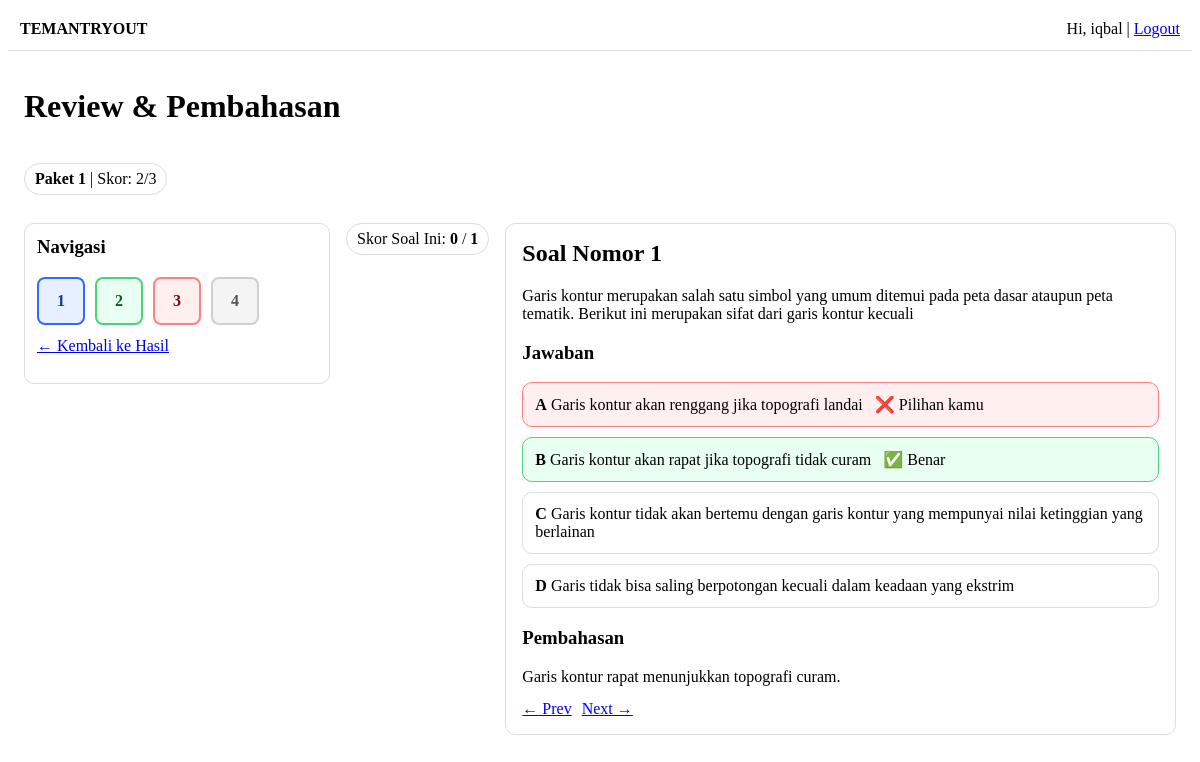
Screenshot of /attempts/11/review/ (signed in) with the database file from the repository.
### exam/models.py (models this page shows, shortened)
class Attempt(models.Model):
    class Mode(models.TextChoices):
        TRYOUT = "TRYOUT", "Tryout"
        LEARN = "LEARN", "Learn"
    class Status(models.TextChoices):
        IN_PROGRESS = "IN_PROGRESS", "In Progress"
        SUBMITTED = "SUBMITTED", "Submitted"
        EXPIRED = "EXPIRED", "Expired"
    user = models.ForeignKey(settings.AUTH_USER_MODEL, on_delete=models.CASCADE, related_name="attempts")
    package = models.ForeignKey(Package, on_delete=models.CASCADE, related_name="attempts")
    mode = models.CharField(max_length=10, choices=Mode.choices, default=Mode.TRYOUT)
    status = models.CharField(max_length=15, choices=Status.choices, default=Status.IN_PROGRESS)
    started_at = models.DateTimeField(auto_now_add=True)
    submitted_at = models.DateTimeField(null=True, blank=True)
    duration_seconds = models.PositiveIntegerField(default=90 * 60)  # snapshot dari package
    elapsed_seconds = models.PositiveIntegerField(default=0)  # khusus mode LEARN (pauseable)
    current_index = models.PositiveIntegerField(default=0)  # untuk resume ke nomor terakhir dibuka
    created_at = models.DateTimeField(auto_now_add=True)
    class Meta:
        ordering = ["-created_at"]
    score = models.IntegerField(default=0)
    max_score = models.IntegerField(default=0)

class Package(models.Model):
    category = models.ForeignKey(ExamCategory, on_delete=models.PROTECT, related_name="packages")
    title = models.CharField(max_length=200)
    slug = models.SlugField(max_length=220, unique=True, blank=True)
    description = models.TextField(blank=True)
    is_paid = models.BooleanField(default=False)
    price = models.PositiveIntegerField(default=0)  # rupiah (opsional, MVP)
    duration_minutes = models.PositiveIntegerField(default=90)
    is_active = models.BooleanField(default=True)
    order_index = models.PositiveIntegerField(default=0)
    created_at = models.DateTimeField(auto_now_add=True)
    class Meta:
        ordering = ["order_index", "title"]

class Question(models.Model):
    class ContentType(models.TextChoices):
        TEXT = "TEXT", "Text"
        IMAGE = "IMAGE", "Image"
        AUDIO = "AUDIO", "Audio"
        MIXED = "MIXED", "Mixed"  # text + image/audio
    class AnswerType(models.TextChoices):
        SINGLE = "SINGLE", "Single Choice"
        MULTI = "MULTI", "Multiple Choice"
        TRUE_FALSE = "TRUE_FALSE", "True/False"
        WEIGHTED = "WEIGHTED", "Weighted (points per option)"
    package = models.ForeignKey(Package, on_delete=models.CASCADE, related_name="questions")
    section = models.ForeignKey(Section, on_delete=models.SET_NULL, null=True, blank=True, related_name="questions")
    order_index = models.PositiveIntegerField(default=0)
    content_type = models.CharField(max_length=10, choices=ContentType.choices, default=ContentType.TEXT)
    answer_type = models.CharField(max_length=15, choices=AnswerType.choices, default=AnswerType.SINGLE)
    stem = models.TextField()  # teks pertanyaan
    image = models.ImageField(upload_to="questions/images/", null=True, blank=True)
    audio = models.FileField(upload_to="questions/audio/", null=True, blank=True)
    explanation = models.TextField(blank=True)
    is_active = models.BooleanField(default=True)
    created_at = models.DateTimeField(auto_now_add=True)
    class Meta:
        ordering = ["order_index", "id"]

class Choice(models.Model):
    question = models.ForeignKey(Question, on_delete=models.CASCADE, related_name="choices")
    label = models.CharField(max_length=5, blank=True)  # A/B/C/D (opsional)
    text = models.TextField(blank=True)
    image = models.ImageField(upload_to="choices/images/", null=True, blank=True)
    audio = models.FileField(upload_to="choices/audio/", null=True, blank=True)
    is_correct = models.BooleanField(default=False)
    points = models.IntegerField(default=0)  # untuk WEIGHTED / scoring khusus
    order_index = models.PositiveIntegerField(default=0)
    class Meta:
        ordering = ["order_index", "id"]

### exam/views.py (the view)
# urls.py: path("attempts/<int:attempt_id>/review/", views.attempt_review, name="attempt_review"),
@login_required
def attempt_review(request, attempt_id: int):
    attempt = get_object_or_404(Attempt, id=attempt_id, user=request.user)
    questions = list(
        Question.objects.filter(package=attempt.package, is_active=True)
        .prefetch_related("choices")
        .order_by("order_index", "id")
    )
    answers = (
        AttemptAnswer.objects.filter(attempt=attempt, question__in=questions)
        .prefetch_related("choices")
    )
    ans_map = {a.question_id: a for a in answers}
    try:
        idx = int(request.GET.get("q", 0))
    except ValueError:
        idx = 0
    idx = max(0, min(idx, len(questions) - 1))
    q = questions[idx]
    a = ans_map.get(q.id)
    breakdown = score_attempt(attempt)
    q_score = breakdown.per_question.get(q.id, 0)
    q_max = breakdown.per_question_max.get(q.id, 0)
    selected_ids = set(a.choices.values_list("id", flat=True)) if a else set()
    correct_ids = set(q.choices.filter(is_correct=True).values_list("id", flat=True))
    choices_view = []
    for c in q.choices.all():
        is_sel = c.id in selected_ids
        is_cor = c.id in correct_ids
        choices_view.append({
            "label": c.label,
            "text": c.text,
            "points": c.points,
            "is_selected": is_sel,
            "is_correct": is_cor,
        })
    grid = []
    for i, qq in enumerate(questions):
        aa = ans_map.get(qq.id)
        sel = set(aa.choices.values_list("id", flat=True)) if aa else set()
        cor = set(qq.choices.filter(is_correct=True).values_list("id", flat=True))
        if i == idx:
            status = "current"
        else:
            if not sel:
                status = "blank"
            else:
                status = "answered" if (sel == cor and len(cor) > 0) else "wrong"
        if i != idx and aa and aa.flagged:
            status = "flagged"
        grid.append({"num": i + 1, "idx": i, "status": status})
    return render(
        request,
        "exam/attempt_review.html",
        {
            "attempt": attempt,
            "questions": questions,
            "idx": idx,
            "q": q,
            "grid": grid,
            "choices_view": choices_view,
            "q_score": q_score,
            "q_max": q_max,
        },
    )

### exam/scoring.py (called while the page is built)
def _set_equals(a: Set[int], b: Set[int]) -> bool:
    return a == b

### exam/templates/exam/attempt_review.html (shortened to what this page needs)
{% extends "core/base.html" %}
{% block content %}
<h1>Review & Pembahasan</h1>
<p class="pill"><b>{{ attempt.package.title }}</b> | Skor: {{ attempt.score }}/{{ attempt.max_score }}</p>
<div class="layout" style="margin-top:12px;">
  <aside class="sidebar">
    <h3 style="margin-top:0;">Navigasi</h3>
    <div class="grid">
      {% for g in grid %}
        <a class="qbtn {{ g.status }}" href="?q={{ g.idx }}">{{ g.num }}</a>
      {% endfor %}
    </div>
    <p style="margin-top:12px;">
      <a href="{% url 'attempt_result' attempt.id %}">← Kembali ke Hasil</a>
    </p>
  </aside>
  <div class="pill" style="margin-bottom:12px;">
    Skor Soal Ini: <b>{{ q_score }}</b> / <b>{{ q_max }}</b>
  </div>
  <section class="main">
    <h2 style="margin-top:0;">Soal Nomor {{ idx|add:1 }}</h2>
    <div style="white-space:pre-line; margin-bottom:12px;">{{ q.stem }}</div>
    <h3>Jawaban</h3>
    {% if q.answer_type == "WEIGHTED" %}
      {% for c in choices_view %}
        <div class="option {% if c.is_selected %}opt-correct{% endif %}">
          <b>{{ c.label }}</b> {{ c.text }}
          <span style="margin-left:8px; opacity:.8;">
            ({{ c.points }} poin)
          </span>
          {% if c.is_selected %}
            <span style="margin-left:8px;">🎯 Dipilih</span>
          {% endif %}
          {% if c.is_correct %}
            <span style="margin-left:8px;">⭐ Ideal</span>
          {% endif %}
        </div>
      {% endfor %}
    {% else %}
      {% for c in choices_view %}
        <div class="option
          {% if c.is_correct %}opt-correct{% endif %}
          {% if c.is_selected and not c.is_correct %}opt-wrong{% endif %}
        ">
          <b>{{ c.label }}</b> {{ c.text }}
          {% if c.is_correct %}<span style="margin-left:8px;">✅ Benar</span>{% endif %}
          {% if c.is_selected and not c.is_correct %}<span style="margin-left:8px;">❌ Pilihan kamu</span>{% endif %}
        </div>
      {% endfor %}
    {% endif %}
    <h3>Pembahasan</h3>
    {% if q.explanation %}
      <div style="white-space:pre-line;">{{ q.explanation }}</div>
    {% else %}
      <i>Belum ada pembahasan untuk soal ini.</i>
    {% endif %}
    <div style="display:flex; gap:10px; margin-top:14px;">
      <a href="?q={{ idx|add:-1 }}">← Prev</a>
      <a href="?q={{ idx|add:1 }}">Next →</a>
    </div>
  </section>
</div>
{% endblock %}

### core/templates/core/base.html (shortened to what this page needs)
<!doctype html>
<html lang="id">
<head>
</head>
<body>
  <header style="padding:12px; border-bottom:1px solid #ddd;">
    <strong>TEMANTRYOUT</strong>
    <span style="float:right;">
      {% if request.user.is_authenticated %}
        Hi, {{ request.user.username }} |
        <a href="{% url 'logout' %}">Logout</a>
      {% else %}
        <a href="{% url 'login' %}">Login</a>
      {% endif %}
    </span>
  </header>
  <main style="padding:16px;">
    {% block content %}{% endblock %}
  </main>
</body>
</html>

### exam/templates/exam/attempt_review.html (style rules this page uses)
.layout { display:flex; gap:16px; align-items:flex-start; }
.sidebar { width:280px; border:1px solid #ddd; padding:12px; border-radius:10px; }
.main { flex:1; border:1px solid #ddd; padding:16px; border-radius:10px; }
.grid { display:grid; grid-template-columns: repeat(5, 1fr); gap:10px; }
.qbtn { display:flex; align-items:center; justify-content:center; height:44px; border-radius:8px; border:2px solid #ccc; text-decoration:none; font-weight:600; }
.blank { background:#f4f4f4; border-color:#cfcfcf; color:#555; }
.answered { background:#e9fff1; border-color:#4bd37b; color:#0b5a26; }
.wrong { background:#ffefef; border-color:#ff8080; color:#8a0000; }
.current { background:#e6f0ff; border-color:#2f6bff; color:#113a9c; }
.option { border:1px solid #ddd; padding:12px; border-radius:10px; margin-bottom:10px; }
.opt-correct { border-color:#4bd37b; background:#e9fff1; }
.opt-wrong { border-color:#ff8080; background:#ffefef; }
.pill { border:1px solid #ddd; padding:6px 10px; border-radius:999px; display:inline-block; }

### rows the page displays
Attempt: package "Paket 1", score "2", max_score "3"
Question: stem "Garis kontur merupakan salah satu simbol yang umum ditemui pada peta dasar ataupun peta tematik. Berikut ini merupakan sifat dari garis kontur kecuali", explanation "Garis kontur rapat menunjukkan topografi curam."
Choice: text "Garis kontur akan renggang jika topografi landai"
Choice: text "Garis kontur akan rapat jika topografi tidak curam"
Choice: text "Garis kontur tidak akan bertemu dengan garis kontur yang mempunyai nilai ketinggian yang berlainan"
Choice: text "Garis tidak bisa saling berpotongan kecuali dalam keadaan yang ekstrim"

### other values shown
{{ request.user.username }} "iqbal"
{{ g.num }} "1" "2" "3" "4"
{{ q_score }} "0"
{{ q_max }} "1"
{{ idx|add:1 }} "1"
{{ c.label }} "A" "B" "C" "D"
